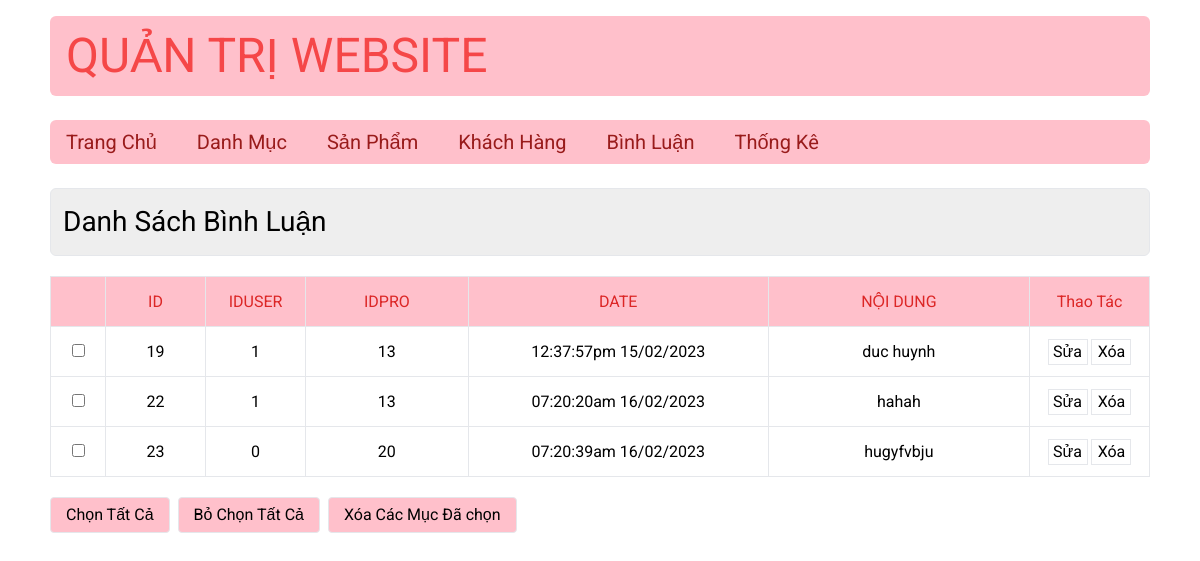
/admin/index_admin.php?act=dsbl, run on the app's committed database.
### tables this page shows
CREATE TABLE `binhluan` (
  `id` int(10) NOT NULL,
  `iduser` int(10) NOT NULL,
  `idpro` int(10) NOT NULL,
  `ngay_bl` varchar(40) NOT NULL,
  `noidung` varchar(255) NOT NULL
);

### model/pdo.php (called while the page is built, shortened)
<?php
function pdo_get_connection()
{
    $dburl = "mysql:host=localhost;dbname=duanmau2023";
    $username = "root";
    $password = "";
    $conn = new PDO($dburl, $username, $password);
    $conn->setAttribute(PDO::ATTR_ERRMODE, PDO::ERRMODE_EXCEPTION);
    return $conn;
}
function pdo_query($sql){
    $sql_args = array_slice(func_get_args(), 1);
    try{
        $conn = pdo_get_connection();
        $stmt = $conn->prepare($sql);
        $stmt->execute($sql_args);
        $rows = $stmt->fetchAll();
        return $rows;
    }
    catch(PDOException $e){
        throw $e;
    }
    finally{
        unset($conn);
    }
}
?>

### model/binhluan.php (called while the page is built, shortened)
<?php
function loadAll_binhluan($idpro){
    $sql = "select * from binhluan where 1";
   $sql .=" order by id ";
    $listbl= pdo_query($sql);
    return $listbl;
}
?>

### admin/binhluan/listbl.php (the view, shortened to what this page needs)
<div>
<p class="p-3 text-[28px] border bg-[#EEE] rounded-md">
                Danh Sách Bình Luận
</p>
    <div  class="mt-[20px]">
        <table class="border w-full mx-auto text-center">
        <tr class="bg-[#FFC0CB] py-2 border text-center text-red-600 h-[50px]" >
            <td class="border w-[55px] "></td>
            <td class="border w-[100px]">ID</td>
            <td class="border w-[100px]">IDUSER</td>
            <td class="border ">IDPRO</td>
            <td class="border w-[300px]">DATE</td>
            <td class="border ">NỘI DUNG</td>
            <td class="border w-[120px]">Thao Tác</td>
        </tr>
            <?php
                foreach ($listbl as $bl){
                    extract($bl);
                    $suabl = "index_admin.php?act=suabl&id=".$id;
                    $xoabl = "index_admin.php?act=xoabl&id=".$id;
            ?>
            <tr>
                    <td class="border h-[50px]"><input type="checkbox" name="" id=""></td>
                    <td class="border h-[50px]"><?=$id?></td>
                    <td class="border h-[50px]"><?=$iduser?></td>
                    <td class="border h-[50px]"><?=$idpro?></td>
                    <td class="border h-[50px]"><?=$ngay_bl?></td>
                    <td class="border h-[50px]"><?=$noidung?></td>
                     <td class="border h-[50px]">
                    <a href="<?=$suabl?>"><input type="button" value="Sửa" class="border w-[40px] hover:bg-[#FFC0CB]"></a>
                    <a onclick="return confirm('Bạn có chắc chắn muốn xóa?')" href="<?=$xoabl?>"><input type="button" value="Xóa"  class="border w-[40px] hover:bg-[#FFC0CB]"></a>
                    </td>
                </tr>
                <?php }
                ?>
        </table >
    </div>
    <div class="action w-full mx-auto mt-4 space-x-1 mt-[20px] ">
        <input type="button" value="Chọn Tất Cả"  class="border  mx-auto">
        <input type="button" value="Bỏ Chọn Tất Cả"  class="border  mx-auto ml-[10px]">
        <input type="button" value="Xóa Các Mục Đã chọn"  class="border  mx-auto  ml-[10px]">
    </div>
</div>
<!DOCTYPE html>
<html lang="en">
<head>
    <script src="https://cdn.tailwindcss.com"></script>

### admin/header_admin.php (style rules this page uses)
body { font-family: 'Roboto', sans-serif; }

### admin/binhluan/listbl.php (style rules this page uses)
body { font-family: 'Roboto', sans-serif; }
table { border-collapse: collapse; }
.action>input { background-color: #FFC0CB; padding: 5px 15px; border-radius: 4px; }

### data on the page
binhluan: id "19", iduser "1", idpro "13", ngay_bl "12:37:57pm 15/02/2023", noidung "duc huynh"
binhluan: id "22", iduser "1", idpro "13", ngay_bl "07:20:20am 16/02/2023", noidung "hahah"
binhluan: id "23", iduser "0", idpro "20", ngay_bl "07:20:39am 16/02/2023", noidung "hugyfvbju"
